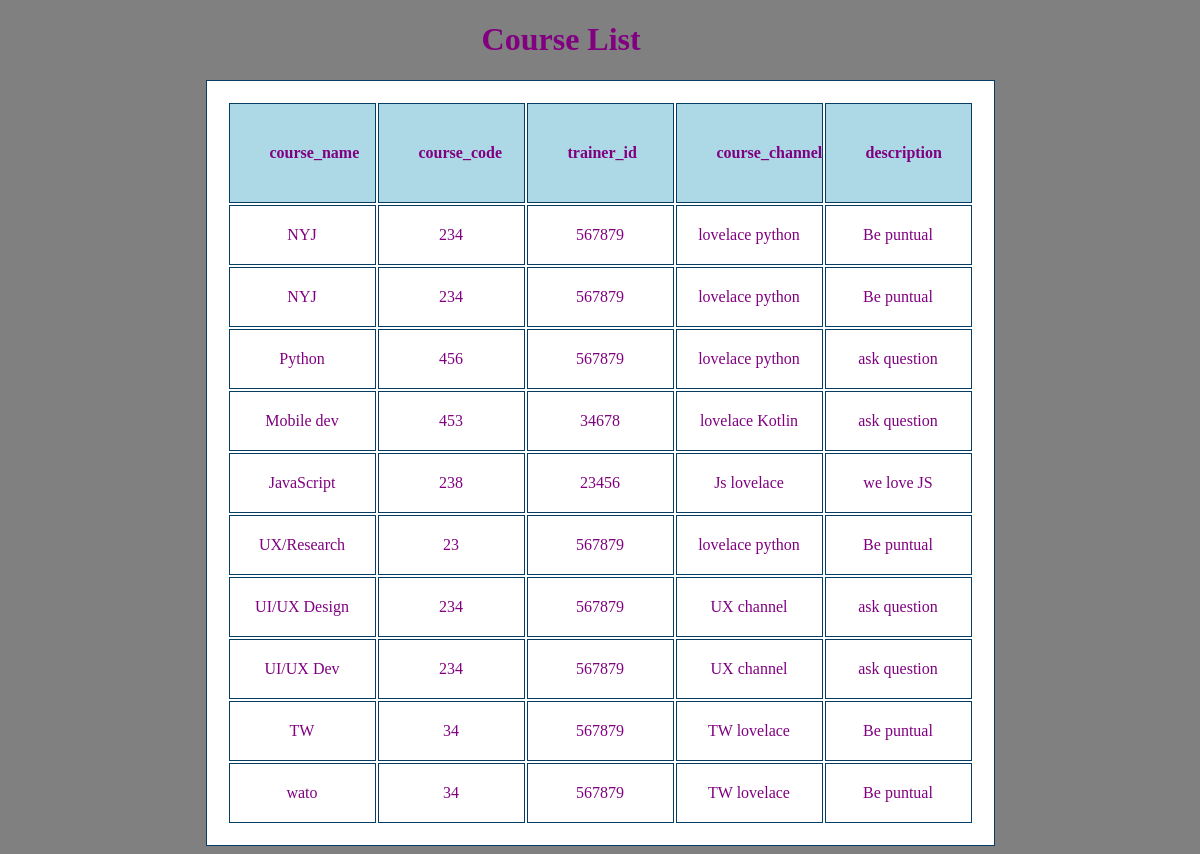
Screenshot of /courses/list/ with the database file from the repository.
### course/models.py (models this page shows)
class Course(models.Model):
    course_name=models.CharField(max_length=12)
    course_code=models.CharField(max_length=6)
    trainer_id=models.CharField(max_length=6)
    description=models.CharField(max_length=15)
    syllabus=models.CharField(max_length=12)
    course_channel=models.CharField(max_length=15)

### course/views.py (the view)
# urls.py: path("list/", course_list,name="course_list"),
def course_list(request):
    courses = Course.objects.all()
    return render(request,"course_list.html",{"courses":courses})

### course/templates/course_list.html (shortened to what this page needs)
<!DOCTYPE html>
<html lang="en">
<head>
</head>
<body>
<h1>Course List</h1>
 <table style="width:54%">
    <tr>
    <th>course_name</th>
    <th>course_code</th>
    <th>trainer_id</th>
    <th>course_channel</th>
    <th>description</th>
    </tr>
    {%for course in courses%}
    <td>{{course.course_name}}</td>
    <td>{{course.course_code}}</td>
     <td>{{course.trainer_id}}</td>
    <td>{{course.course_channel}}</td>
    <td>{{course.description}}</td>
    {%endfor%}
    </table>
</body>
</html>

### course/templates/course_list.html (style rules this page uses)
body { color:black; background-color:gray; }
table { background:white; width: 800px; margin: auto; text-align: center; table-layout: fixed; }
table,tr,th,td { color:purple; border: 1px solid rgb(6, 61, 99); width:65px; }
td,th { padding:40px; }
h1 { color:purple; padding-left:40%; }
table,td { padding:20px; }
th { background-color:lightblue; }

### rows the page displays
Course: course_name "NYJ", course_code "234", trainer_id "567879", course_channel "lovelace python", description "Be puntual"
Course: course_name "NYJ", course_code "234", trainer_id "567879", course_channel "lovelace python", description "Be puntual"
Course: course_name "Python", course_code "456", trainer_id "567879", course_channel "lovelace python", description "ask question"
Course: course_name "Mobile dev", course_code "453", trainer_id "34678", course_channel "lovelace Kotlin", description "ask question"
Course: course_name "JavaScript", course_code "238", trainer_id "23456", course_channel "Js lovelace", description "we love JS"
Course: course_name "UX/Research", course_code "23", trainer_id "567879", course_channel "lovelace python", description "Be puntual"
Course: course_name "UI/UX Design", course_code "234", trainer_id "567879", course_channel "UX channel", description "ask question"
Course: course_name "UI/UX Dev", course_code "234", trainer_id "567879", course_channel "UX channel", description "ask question"
Course: course_name "TW", course_code "34", trainer_id "567879", course_channel "TW lovelace", description "Be puntual"
Course: course_name "wato", course_code "34", trainer_id "567879", course_channel "TW lovelace", description "Be puntual"
